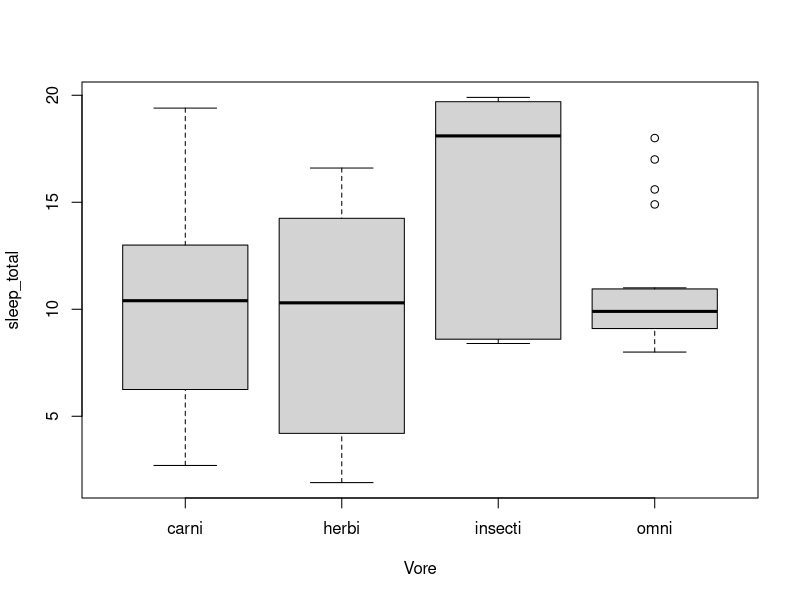
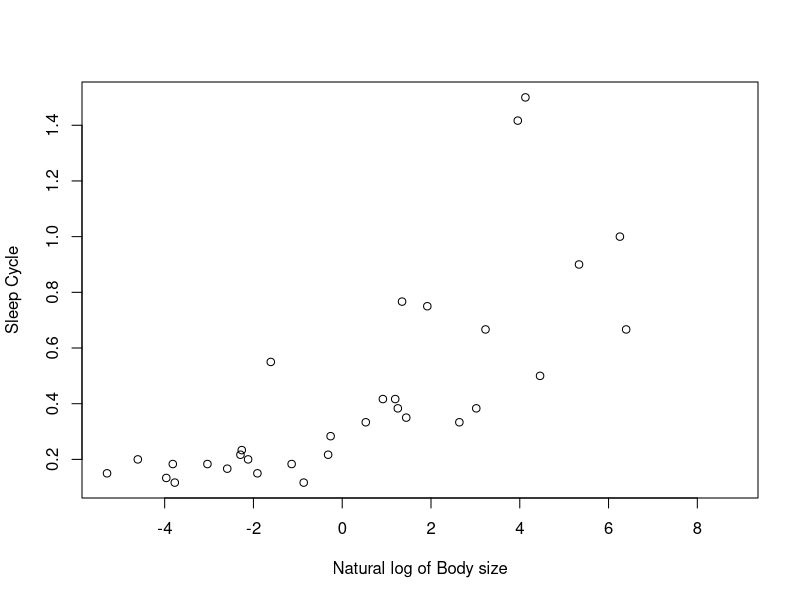
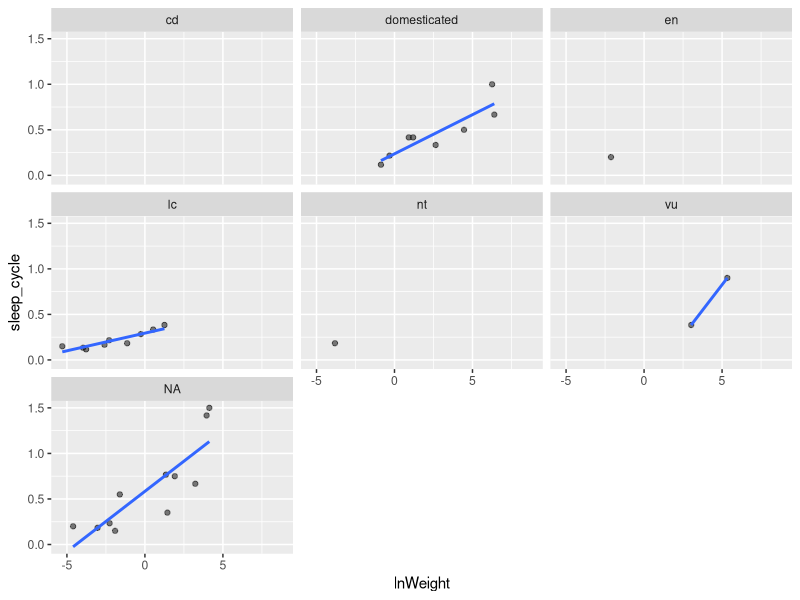

These charts were generated, in order, by the following R code:
# This file will fullfill the requirements of Assingment 9 wherin use 
#of version control such as Git and Github with R studio 
#integration was explored.
# Authors: Jessie Briggs and Tyler Koloski
# last modified: 10/27/17

#Question 1
library(ggplot2)
data(msleep)
?msleep

head(msleep)
summary(msleep)
unique(msleep$vore)
# There are 4 unique types of diet as well as NAs 
boxplot(msleep$sleep_total[msleep$vore != "NA"] ~ msleep$vore[msleep$vore != "NA"], ylab = "sleep_total", xlab = "Vore")

#On average mammals with a insect diet will have higher sleeping totals than animals which eat in the other categories.
#Omnivores have the least variation.

#Question 2
msleep$lnWeight <- log(msleep$bodywt)
plot(msleep$lnWeight, msleep$sleep_cycle, xlab = "Natural log of Body size", ylab = "Sleep Cycle")

ggplot(data = msleep, aes(x = lnWeight, y = sleep_cycle)) + geom_point(color = "black", alpha = 0.5) +
  facet_wrap(~conservation) + stat_smooth(method = "lm", se = F)

#The specie within each conservation status show a positive correlation between body weight and sleep cycle duration.
#However, only 3 conservations groups had enough data to show a trend.

#Question 3
install.packages("plotrix")
library(plotrix)

brain_body_ratio <- function(x, y, z){
  brain_body_mean <- as.data.frame(tapply(x/y, z, mean, na.rm = T))
  brain_body_se <- as.data.frame(tapply(x/y, z, std.error,na.rm = T))
  bb1<- cbind(brain_body_mean, brain_body_se)
  colnames(bb1) <- c("brain_body_mean", "brain_body_se")
  bb1$vore <- row.names(bb1)
  return(bb1)
}
brain_body_ratio(msleep$brainwt, msleep$bodywt, msleep$vore)

# Each of us wored to discover the answers independantly with us each working on 
# the answers and coomunicating using email. We dicussed our answers and chose the best one to submit. 

